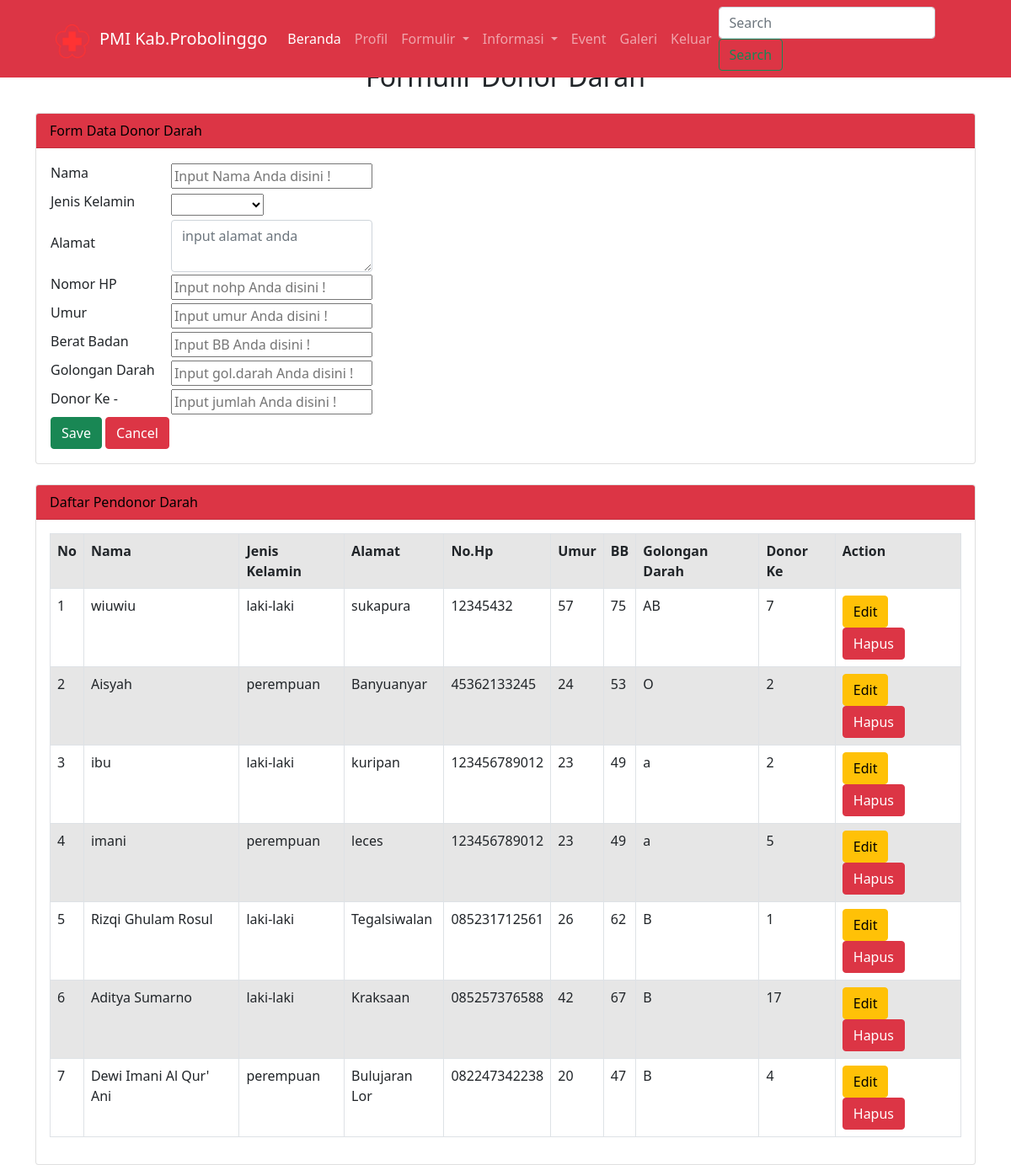
/donordarah.php (signed in), run on the app's committed database.
### tables this page shows
CREATE TABLE `pendonor` (
  `id_donor` int(3) NOT NULL,
  `nama` varchar(50) NOT NULL,
  `jenis_kelamin` enum('laki-laki','perempuan') NOT NULL,
  `alamat` varchar(50) NOT NULL,
  `no_hp` varchar(12) NOT NULL,
  `umur` varchar(3) NOT NULL,
  `berat_badan` varchar(5) NOT NULL,
  `gol_darah` varchar(5) NOT NULL,
  `donor_ke` int(3) NOT NULL
);

### donordarah.php (the view, shortened to what this page needs)
<?php
$server = "localhost";
$user = "root";
$password = "";
$dbname = "utspaw";
$no = 1;
$koneksi = mysqli_connect($server,$user,$password,$dbname)or die(mysqli_error($koneksi));
?>
<!DOCTYPE html>
<html lang="en">
<head>
    <link rel="stylesheet" href="https://stackpath.bootstrapcdn.com/bootstrap/4.4.1/css/bootstrap.min.css">
    <link rel="stylesheet" type="text/css" href="css/bootstrap.min.css">
    <link href="https://cdn.jsdelivr.net/npm/bootstrap@5.1.3/dist/css/bootstrap.min.css" rel="stylesheet"><link href="https://cdn.jsdelivr.net/npm/bootstrap@5.1.3/dist/css/bootstrap.min.css" rel="stylesheet">
</head>
<body>
<div class="container">
    <nav class="navbar fixed-top navbar-expand-lg navbar-dark bg-danger">
        <div class="header">
            <img id="logo" src="images/pmi.png" alt="logo">
        </div>
        <div class="container">
        <a class="navbar-brand" href="#"> PMI Kab.Probolinggo</a>
        <div class="collapse navbar-collapse" id="navbarSupportedContent">
          <ul class="navbar-nav mr-auto">
            <li class="nav-item active">
              <a class="nav-link" href="Beranda.php">Beranda<span class="sr-only">(current)</span></a>
            </li>
            <li class="nav-item">
                <a class="nav-link" href="profil.php">Profil</a>
            </li>
            <li class="nav-item dropdown">
              <a class="nav-link dropdown-toggle" href="#" id="navbarDropdown" role="button" data-toggle="dropdown" aria-haspopup="true" aria-expanded="false">
                Formulir
              </a>
            </li>
            <li class="nav-item dropdown">
              <a class="nav-link dropdown-toggle" href="#" id="navbarDropdown" role="button" data-toggle="dropdown" aria-haspopup="true" aria-expanded="false">
                Informasi
              </a>
            </li>
            <li class="nav-item">
                <a class="nav-link" href="event.php">Event</a>
            </li>
            <li class="nav-item">
                <a class="nav-link" href="galeri.php">Galeri</a>
            </li>
            <li class="nav-item">
                <a class="nav-link" href="logout.php">Keluar</a>
            </li>
          </ul>
          <form class="form-inline my-2 my-lg-0">
            <input class="form-control mr-sm-2" type="search" placeholder="Search" aria-label="Search">
            <button class="btn btn-outline-success my-2 my-sm-0" type="submit">Search</button>
          </form>
        </div></div>
    </nav>
    <br><br><br>
    <h2 class="text-center">Formulir Donor Darah</h2>
    <div class="card mt-4">
    <div class="card-header bg-danger text-black" >
        Form Data Donor Darah
    </div>
    <div class="card-body">
        <form method="post" action="">
            <table>
                <tr class="form-group">
                    <td>
                        <label>Nama</label>
                    </td>
                    <td>
                        <input type="text" name="tnama" value="<?=@$vnama?>" class="from-control" placeholder="Input Nama Anda disini !" ruqueired>
                    </td>
                </tr>
                <tr class="form-group">
                    <td>
                        <label>Jenis Kelamin</label>
                    </td>
                    <td>
                        <select class="from-control" name="tjenis_kelamin">
                            <option value="<?=@$vjenis_kelamin?>"><?@$vjenis_kelamin?></option>
                            <option value="laki-laki">Laki - Laki</option>
                        </select>
                    </td>
                </tr>
                <tr class="form-group">
                    <td>
                        <label>Alamat</label>
                    </td>
                    <td>
                        <textarea class="form-control" name="talamat" placeholder="input alamat anda" ><?=@$alamat?></textarea>
                    </td>
                </tr>
                <tr class="form-group">
                    <td>
                        <label>Nomor HP</label>
                    </td>
                    <td>
                        <input type="text" name="tno_hp" value="<?=@$vno_hp?>" class="from-control" placeholder="Input nohp Anda disini !" ruqueired>
                    </td>
                </tr>
                <tr class="form-group">
                    <td>
                        <label>Umur</label>
                    </td>
                    <td>
                        <input type="text" name="tumur" value="<?=@$vumur?>" class="from-control" placeholder="Input umur Anda disini !" ruqueired>
                    </td>
                </tr>
                <tr class="form-group">
                    <td>
                        <label>Berat Badan</label>
                    </td>
                    <td>
                        <input type="text" name="tberat_badan" value="<?=@$vberat_badan?>" class="from-control" placeholder="Input BB Anda disini !" ruqueired>
                    </td>
                </tr>
                <tr class="form-group">
                    <td>
                        <label>Golongan Darah</label>
                    </td>
                    <td>
                        <input type="text" name="tgol_darah" value="<?=@$vgol_darah?>" class="from-control" placeholder="Input gol.darah Anda disini !" ruqueired>
                    </td>
                </tr>
                <tr class="form-group">
                    <td>
                        <label>Donor Ke - </label>
                    </td>
                    <td>
                        <input type="text" name="tdonor_ke" value="<?=@$vdonor_ke?>" class="from-control" placeholder="Input jumlah Anda disini !" ruqueired>
                    </td>
                </tr>
                <tr>
                    <td>
                        <button type="submit" class="btn btn-success" name="bsimpan">Save</button>
                        <button type="reset" class="btn btn-danger" name="bbatal">Cancel</button>
                    </td>
                </tr>
            </table>
        </form>
    </div>
    </div>
<div class="card mt-4">
    <div class="card-header bg-danger text-black" >
        Daftar Pendonor Darah
    </div>
    <div class="card-body">
        <table class="table table-bordered table-striped">
            <tr>
                <th>No</th>
                <th>Nama</th>
                <th>Jenis Kelamin</th>
                <th>Alamat</th>
                <th>No.Hp</th>
                <th>Umur</th>
                <th>BB</th>
                <th>Golongan Darah</th>
                <th>Donor Ke</th>
                <th>Action</th>
            </tr>
            <?php
                $hasil = mysqli_query($koneksi, "SELECT * FROM pendonor order by id_donor desc");
                while($data = mysqli_fetch_array($hasil)) :
            ?>
            <tr>
                <td><?=$no++;?></td>
                <td><?=$data['nama'];?></td>
                <td><?=$data['jenis_kelamin'];?></td>
                <td><?=$data['alamat'];?></td>
                <td><?=$data['no_hp'];?></td>
                <td><?=$data['umur'];?></td>
                <td><?=$data['berat_badan'];?></td>
                <td><?=$data['gol_darah'];?></td>
                <td><?=$data['donor_ke'];?></td>
                <td>
                    <a href="donordarah.php?hal=edit&id=<?=$data['id_donor']?>" class="btn btn-warning">Edit</a>
                    <a href="donordarah.php?hal=hapus&id=<?=$data['id_donor']?>"
                    onclick="return confirm('Apakah Anda Yakin Ingin Menghapus Data Ini?')" class="btn btn-danger">Hapus</a>
                </td>
            </tr>
            <?php endwhile;  ?>
        </table>
    </div>
    </div>
</body>
</html>

### donordarah.php (style rules this page uses)
.header { padding-left: 50px; padding-top: 5px; }
#logo { width: 40px; height: 40px; }

### data on the page
pendonor: nama "wiuwiu", jenis_kelamin "laki-laki", alamat "sukapura", no_hp "12345432", umur "57", berat_badan "75", gol_darah "AB", donor_ke "7"
pendonor: nama "Aisyah", jenis_kelamin "perempuan", alamat "Banyuanyar", no_hp "45362133245", umur "24", berat_badan "53", gol_darah "O", donor_ke "2"
pendonor: nama "ibu", jenis_kelamin "laki-laki", alamat "kuripan", no_hp "123456789012", umur "23", berat_badan "49", gol_darah "a", donor_ke "2"
pendonor: nama "imani", jenis_kelamin "perempuan", alamat "leces", no_hp "123456789012", umur "23", berat_badan "49", gol_darah "a", donor_ke "5"
pendonor: nama "Rizqi Ghulam Rosul", jenis_kelamin "laki-laki", alamat "Tegalsiwalan", no_hp "085231712561", umur "26", berat_badan "62", gol_darah "B", donor_ke "1"
pendonor: nama "Aditya Sumarno", jenis_kelamin "laki-laki", alamat "Kraksaan", no_hp "085257376588", umur "42", berat_badan "67", gol_darah "B", donor_ke "17"
pendonor: nama "Dewi Imani Al Qur' Ani", jenis_kelamin "perempuan", alamat "Bulujaran Lor", no_hp "082247342238", umur "20", berat_badan "47", gol_darah "B", donor_ke "4"
